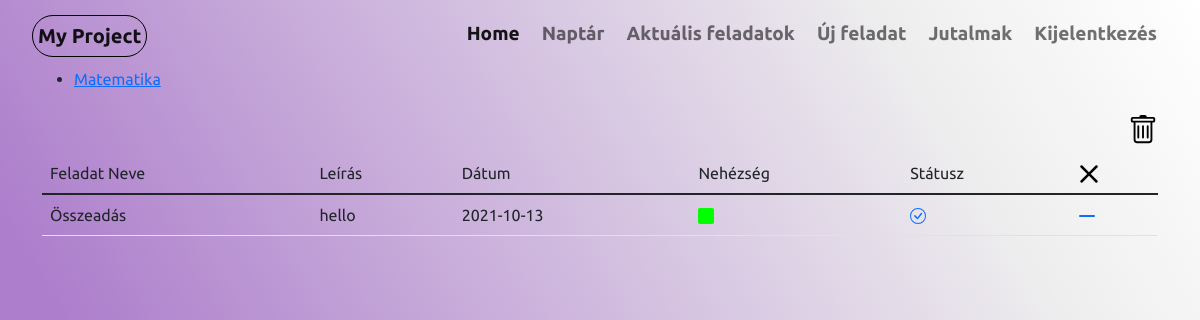
The page /currenttasks (signed in) on the database as committed earlier.
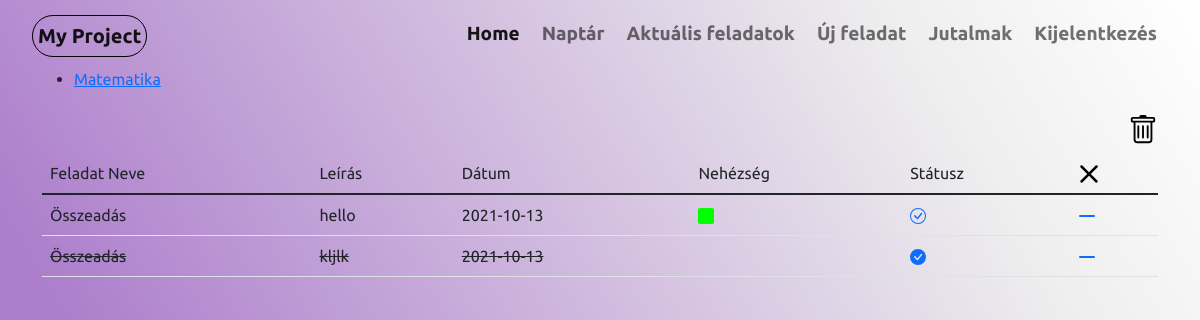
The same page on the database as committed later.
### website/models.py (models this page shows, shortened)
class Projects(db.Model):
    project_id = db.Column(db.Integer, primary_key=True)
    project_name = db.Column(db.String(20))
    active = db.Column(db.Boolean)
    user_id = db.Column(db.Integer, db.ForeignKey('user.id'))
    tasks = db.relationship('Tasks')
    def __repr__(self):
        return '<Project {}>'.format(self.project_name)

class Tasks(db.Model):
    task_id = db.Column(db.Integer,primary_key=True)
    project_id = db.Column(db.Integer, db.ForeignKey('projects.project_id'))
    task_name = db.Column(db.String(60))
    status = db.Column(db.Boolean, default=False)
    task_time = db.Column(db.String(60))
    difficulty = db.Column(db.String(60))
    description = db.Column(db.String(250))
    user_id = db.Column(db.Integer, db.ForeignKey('user.id'))

### website/views.py (the view)
@views.route('/currenttasks')
@login_required
def currenttasks():
    write_date_text()
    active = None
    projects = Projects.query.all()
    tasks = Tasks.query.all()
    if len(projects) == 1:
        projects[0].active = True
        active = projects[0].project_id
        db.session.commit()
    if projects:
        for project in projects:
            print(project)
            print(project.project_id)
            print(project.active)
            if project.active:
                active = project.project_id
            print(bool(active))
        if not active:
            projects[0].active = True
            active = projects[0].project_id
    else:
        projects = None
    if projects:
        return render_template('currenttasks.html', tasks=tasks, projects=projects, active=active, user=current_user)
    else:
        return render_template('currenttasks.html', tasks=tasks, active=active, user=current_user)

### website/__init__.py (called while the page is built)
def create_app():
    app = Flask(__name__)
    app.secret_key = secrets.token_urlsafe(16)
    app.config['SQLALCHEMY_DATABASE_URI'] = f'sqlite:///{DB_NAME}'
    db.init_app(app)
    from .views import views
    from .auth import auth
    app.register_blueprint(views)
    app.register_blueprint(auth)
    from .models import User
    login_manager = LoginManager()
    login_manager.login_view = 'auth.login'
    login_manager.init_app(app)
    @login_manager.user_loader
    def load_user(id):
        return User.query.get(int(id))
    create_database(app)
    return app

### website/views.py (called while the page is built)
def write_date_text():
    with open('date.txt', mode='w') as f:
        year = datetime.date.today().year
        month = datetime.date.today().month
        day = datetime.date.today().day
        f.write(str(year) + "/" + str(month) + "/" + str(day))
        f.close()

### website/templates/currenttasks.html (shortened to what this page needs)
{% extends "base.html"%}{% block title %}Aktuális feladatok{% endblock %}
{%block content%}
{%if tasks%}
    {%if projects%}
        <div>
            <ul >
                {%for tab in user.projects%}
                    {%if tab.project_id == active%}
                        <li>
                    {%else%}
                        <li>
                    {%endif%}
                    <a href="/project/{{ tab.project_name }}">{{tab.project_name}}</a>
                    </li>
                {%endfor%}
            </ul>
        </div>
    {%endif%}
{%endif%}
        <nav class="navbar justify-content-end">
            <div class="nav-item">
            <a href="/clear/{{ active }}">
            </a>
        </div>
         </nav>
<table class="table  table-hover">
    <thread>
        <td>Feladat Neve</td>
        <td>Leírás</td>
        <td>Dátum</td>
        <td>Nehézség</td>
        <td>Státusz</td>
            <td>
                <a href="/remove/{{ active }}">
                </a>
            </td>
    </thread>
    <tbody>
        {%for task in user.tasks%}
            {%if task.project_id == active%}
                {%if task.status == True%}
                    <tr>
                        <td> {{task.task_name}}</td>
                        <td> {{task.description}}</td>
                        <td> {{task.task_time}}</td>
                        <td>
                            {%if task.difficulty == "low"%}
                            <svg xmlns="http://www.w3.org/2000/svg" width="16" height="16" fill="#01ff01" class="bi bi-square-fill" viewBox="0 0 16 16">
                                <path d="M0 2a2 2 0 0 1 2-2h12a2 2 0 0 1 2 2v12a2 2 0 0 1-2 2H2a2 2 0 0 1-2-2V2z"/>
                            </svg>
                            {%elif task.difficulty == "medium"%}
                            <svg xmlns="http://www.w3.org/2000/svg" width="16" height="16" fill="#ffd601" class="bi bi-square-fill" viewBox="0 0 16 16">
                                <path d="M0 2a2 2 0 0 1 2-2h12a2 2 0 0 1 2 2v12a2 2 0 0 1-2 2H2a2 2 0 0 1-2-2V2z"/>
                            </svg>
                            {%else%}
                            <svg xmlns="http://www.w3.org/2000/svg" width="16" height="16" fill="#9b0101" class="bi bi-square-fill" viewBox="0 0 16 16">
                                <path d="M0 2a2 2 0 0 1 2-2h12a2 2 0 0 1 2 2v12a2 2 0 0 1-2 2H2a2 2 0 0 1-2-2V2z"/>
                            </svg>
                            {%endif%}
                        </td>
                {%else%}
                    <tr>
                        <td><del>{{task.task_name}}</del></td>
                        <td><del> {{task.description}} </del> </td>
                        <td><del> {{task.task_time}} </del></td>
                        <td></td>
                {%endif%}
                    <td>
                        <a href="/close/{{ task.task_id }}">
                        </a>
                    </td>
                    <td>
                        <a href="/delete/{{ task.task_id }}">
                            <svg xmlns="http://www.w3.org/2000/svg" width="16" height="16" fill="currentColor" class="bi bi-dash-lg" viewBox="0 0 16 16">
                                <path d="M0 8a1 1 0 0 1 1-1h14a1 1 0 1 1 0 2H1a1 1 0 0 1-1-1z"/>
                            </svg>
                        </a>
                    </td>
                    </tr>
            {%endif%}
        {%endfor%}
    </tbody>
</table>
{%endblock%}

Rows that differ between the two databases and show on the page:
added Tasks: task_name "Összeadás", description "kljlk", task_time "2021-10-13", status False (drawn)
